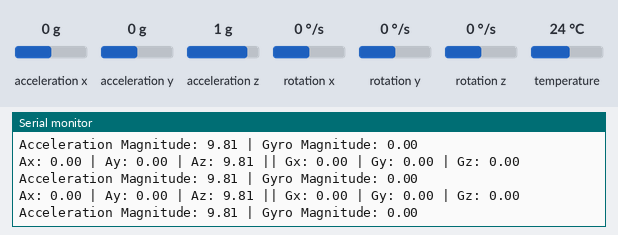
Bench run of a sketch on a simulated Arduino Uno, built with avr-gcc and run on an emulated ATmega328P. On the bench: the last lines printed to the serial monitor. Inputs (shaded band) come from the test bench; at power-on: rotation x 0 °/s, rotation y 0 °/s, acceleration x 0 g, acceleration y 0 g, acceleration z 1 g, rotation z 0 °/s, temperature 24 °C.

Above: at 5.9 s.
6.0 s: rotation x set to -192 °/s
At 6.04 s:
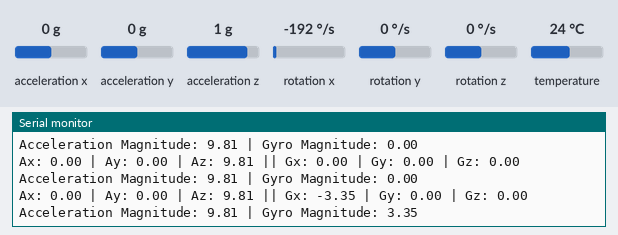
7.5 s: rotation y set to -2 °/s
At 7.52 s:
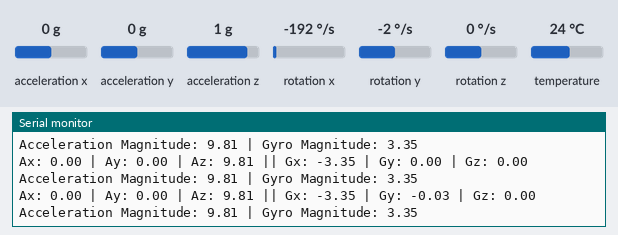

The sketch:

justFall.ino
```cpp
// #include <Wire.h>
// #include <Adafruit_MPU6050.h>
// #include <Adafruit_Sensor.h>

// // Create MPU6050 object
// Adafruit_MPU6050 mpu;

// // Fall detection variables
// bool trigger1 = false, trigger2 = false, trigger3 = false, fall = false;
// int trigger1count = 0, trigger2count = 0, trigger3count = 0;

// bool isFall() {
//     sensors_event_t a, g, temp;
//     mpu.getEvent(&a, &g, &temp);

//     float Amp = sqrt(a.acceleration.x * a.acceleration.x +
//                      a.acceleration.y * a.acceleration.y +
//                      a.acceleration.z * a.acceleration.z);
//     float gx = g.gyro.x;
//     float gy = g.gyro.y;
//     float gz = g.gyro.z;
//     float angleChange;

//     if (Amp <= 2 && !trigger2) {
//         trigger1 = true;
//         Serial.println("TRIGGER 1 ACTIVATED");
//     }

//     if (trigger1) {
//         trigger1count++;
//         if (Amp >= 12) {
//             trigger2 = true;
//             Serial.println("TRIGGER 2 ACTIVATED");
//             trigger1 = false;
//             trigger1count = 0;
//         }
//     }

//     if (trigger2) {
//         trigger2count++;
//         angleChange = sqrt(gx * gx + gy * gy + gz * gz);
//         Serial.println(angleChange);
//         if (angleChange >= 30 && angleChange <= 400) {
//             trigger3 = true;
//             trigger2 = false;
//             trigger2count = 0;
//             Serial.println("TRIGGER 3 ACTIVATED");
//         }
//     }

//     if (trigger3) {
//         trigger3count++;
//         if (trigger3count >= 10) {
//             angleChange = sqrt(gx * gx + gy * gy + gz * gz);
//             Serial.println(angleChange);
//             if (angleChange >= 0 && angleChange <= 10) {
//                 fall = true;
//                 trigger3 = false;
//                 trigger3count = 0;
//                 Serial.println("FALL DETECTED");
//                 return true;
//             } else {
//                 trigger3 = false;
//                 trigger3count = 0;
//                 Serial.println("TRIGGER 3 DEACTIVATED");
//             }
//         }
//     }
//     return false;
// }

// void setup() {
//     Serial.begin(115200);
//     while (!Serial);

//     // Initialize MPU6050
//     if (!mpu.begin()) {
//         Serial.println("Failed to find MPU6050 chip");
//         while (1) {
//             delay(10);
//         }
//     }

//     Serial.println("MPU6050 Found!");
//     mpu.setAccelerometerRange(MPU6050_RANGE_8_G);
//     mpu.setGyroRange(MPU6050_RANGE_500_DEG);
//     mpu.setFilterBandwidth(MPU6050_BAND_21_HZ);

//     delay(100);
// }

// void loop() {
//     if (isFall()) {
//         Serial.println("FALL ALERT: Fall detected!");
//         delay(5000); // Delay before next detection
//     }
//     delay(50); // Small delay to prevent excessive sensor polling
// }


// #include <Wire.h>
// #include <Adafruit_MPU6050.h>
// #include <Adafruit_Sensor.h>

// // Create MPU6050 object
// Adafruit_MPU6050 mpu;

// // Fall detection variables
// bool trigger1 = false, trigger2 = false, trigger3 = false, fall = false;
// int trigger1count = 0, trigger2count = 0, trigger3count = 0;

// bool isFall(float ax, float ay, float az, float gx, float gy, float gz) {
//     float Amp = sqrt(ax * ax + ay * ay + az * az);
//     float angleChange = sqrt(gx * gx + gy * gy + gz * gz);

//     if (Amp <= 2 && !trigger2) {
//         trigger1 = true;
//         Serial.println("TRIGGER 1 ACTIVATED");
//     }

//     if (trigger1) {
//         trigger1count++;
//         if (Amp >= 12) {
//             trigger2 = true;
//             Serial.println("TRIGGER 2 ACTIVATED");
//             trigger1 = false;
//             trigger1count = 0;
//         }
//     }

//     if (trigger2) {
//         trigger2count++;
//         Serial.println(angleChange);
//         if (angleChange >= 30 && angleChange <= 400) {
//             trigger3 = true;
//             trigger2 = false;
//             trigger2count = 0;
//             Serial.println("TRIGGER 3 ACTIVATED");
//         }
//     }

//     if (trigger3) {
//         trigger3count++;
//         if (trigger3count >= 10) {
//             angleChange = sqrt(gx * gx + gy * gy + gz * gz);
//             Serial.println(angleChange);
//             if (angleChange >= 0 && angleChange <= 10) {
//                 fall = true;
//                 trigger3 = false;
//                 trigger3count = 0;
//                 Serial.println("FALL DETECTED");
//                 return true;
//             } else {
//                 trigger3 = false;
//                 trigger3count = 0;
//                 Serial.println("TRIGGER 3 DEACTIVATED");
//             }
//         }
//     }
//     return false;
// }

// void setup() {
//     Serial.begin(115200);
//     while (!Serial);

//     // Initialize MPU6050
//     if (!mpu.begin()) {
//         Serial.println("Failed to find MPU6050 chip");
//         while (1) {
//             delay(10);
//         }
//     }

//     Serial.println("MPU6050 Found!");
//     mpu.setAccelerometerRange(MPU6050_RANGE_8_G);
//     mpu.setGyroRange(MPU6050_RANGE_500_DEG);
//     mpu.setFilterBandwidth(MPU6050_BAND_21_HZ);

//     delay(100);
// }

// void loop() {
//     // Read sensor values
//     sensors_event_t a, g, temp;
//     mpu.getEvent(&a, &g, &temp);

//     float ax = a.acceleration.x;
//     float ay = a.acceleration.y;
//     float az = a.acceleration.z;
//     float gx = g.gyro.x;
//     float gy = g.gyro.y;
//     float gz = g.gyro.z;

//     // Pass values to the function
//     if (isFall(ax, ay, az, gx, gy, gz)) {
//         Serial.println("FALL ALERT: Fall detected!");
//         delay(5000); // Delay before next detection
//     }
//     delay(50); // Small delay to prevent excessive sensor polling
// }


// #include <Wire.h>
// #include <Adafruit_MPU6050.h>
// #include <Adafruit_Sensor.h>

// Adafruit_MPU6050 mpu;

// void setup() {
//     Serial.begin(115200);
//     while (!Serial);

//     if (!mpu.begin()) {
//         Serial.println("Failed to find MPU6050 chip");
//         while (1) { delay(10); }
//     }

//     Serial.println("MPU6050 Initialized!");
//     mpu.setAccelerometerRange(MPU6050_RANGE_8_G);
//     mpu.setGyroRange(MPU6050_RANGE_500_DEG);
//     mpu.setFilterBandwidth(MPU6050_BAND_21_HZ);
//     delay(100);
// }

// bool detectFall() {
//     sensors_event_t a, g, temp;
//     mpu.getEvent(&a, &g, &temp);

//     // Calculate total acceleration magnitude
//     float acceleration = sqrt(a.acceleration.x * a.acceleration.x +
//                               a.acceleration.y * a.acceleration.y +
//                               a.acceleration.z * a.acceleration.z);

//     // Calculate total gyroscope movement
//     float gyro = sqrt(g.gyro.x * g.gyro.x + g.gyro.y * g.gyro.y + g.gyro.z * g.gyro.z);

//     Serial.print("Acc: "); Serial.print(acceleration);
//     Serial.print(" | Gyro: "); Serial.println(gyro);

//     // Check for Free Fall (low acceleration)
//     if (acceleration < 2) {
//         Serial.println("Free Fall Detected...");
//         delay(100); // Wait for impact
//         mpu.getEvent(&a, &g, &temp);
//         acceleration = sqrt(a.acceleration.x * a.acceleration.x +
//                             a.acceleration.y * a.acceleration.y +
//                             a.acceleration.z * a.acceleration.z);
//         if (acceleration > 12) { // Impact detected
//             Serial.println("Impact Detected...");
//             delay(500); // Wait to check for stability
//             mpu.getEvent(&a, &g, &temp);
//             gyro = sqrt(g.gyro.x * g.gyro.x + g.gyro.y * g.gyro.y + g.gyro.z * g.gyro.z);
//             if (gyro < 5) { // No movement after impact
//                 Serial.println("FALL DETECTED!");
//                 return true;
//             }
//         }
//     }
//     return false;
// }

// void loop() {
//     if (detectFall()) {
//         Serial.println("FALL ALERT! Person has fallen.");
//         Serial.println("ok to the next iteration"); // Delay before next detection
//     }
//     delay(50); // Small delay to prevent excessive sensor polling
// }


#include <Wire.h>
#include <Adafruit_MPU6050.h>
#include <Adafruit_Sensor.h>

// Create MPU6050 object
Adafruit_MPU6050 mpu;

// Fall detection variables
bool trigger1 = false, trigger2 = false, trigger3 = false, fall = false;
int trigger1count = 0, trigger2count = 0, trigger3count = 0;

bool isFall(float ax, float ay, float az, float gx, float gy, float gz) {
    float Amp = sqrt(ax * ax + ay * ay + az * az);
    float angleChange = sqrt(gx * gx + gy * gy + gz * gz);

    Serial.print("Acceleration Magnitude: ");
    Serial.print(Amp);
    Serial.print(" | Gyro Magnitude: ");
    Serial.println(angleChange);

    if (Amp <= 2 && !trigger2) {
        trigger1 = true;
        Serial.println("TRIGGER 1 ACTIVATED");
    }

    if (trigger1) {
        trigger1count++;
        if (Amp >= 12) {
            trigger2 = true;
            Serial.println("TRIGGER 2 ACTIVATED");
            trigger1 = false;
            trigger1count = 0;
        }
    }

    if (trigger2) {
        trigger2count++;
        Serial.print("Gyro Change: ");
        Serial.println(angleChange);
        if (angleChange >= 30 && angleChange <= 400) {
            trigger3 = true;
            trigger2 = false;
            trigger2count = 0;
            Serial.println("TRIGGER 3 ACTIVATED");
        }
    }

    if (trigger3) {
        trigger3count++;
        if (trigger3count >= 10) {
            angleChange = sqrt(gx * gx + gy * gy + gz * gz);
            Serial.print("Final Gyro Check: ");
            Serial.println(angleChange);
            if (angleChange >= 0 && angleChange <= 10) {
                fall = true;
                trigger3 = false;
                trigger3count = 0;
                Serial.println("FALL DETECTED!");
                return true;
            } else {
                trigger3 = false;
                trigger3count = 0;
                Serial.println("TRIGGER 3 DEACTIVATED");
            }
        }
    }
    return false;
}

void setup() {
    Serial.begin(115200);
    while (!Serial);

    // Initialize MPU6050
    if (!mpu.begin()) {
        Serial.println("Failed to find MPU6050 chip");
        while (1) {
            delay(10);
        }
    }

    Serial.println("MPU6050 Found!");
    mpu.setAccelerometerRange(MPU6050_RANGE_8_G);
    mpu.setGyroRange(MPU6050_RANGE_500_DEG);
    mpu.setFilterBandwidth(MPU6050_BAND_21_HZ);
    delay(100);
}

void loop() {
    // Read sensor values
    sensors_event_t a, g, temp;
    mpu.getEvent(&a, &g, &temp);

    float ax = a.acceleration.x;
    float ay = a.acceleration.y;
    float az = a.acceleration.z;
    float gx = g.gyro.x;
    float gy = g.gyro.y;
    float gz = g.gyro.z;

    // Print raw sensor data
    Serial.print("Ax: "); Serial.print(ax);
    Serial.print(" | Ay: "); Serial.print(ay);
    Serial.print(" | Az: "); Serial.print(az);
    Serial.print(" || Gx: "); Serial.print(gx);
    Serial.print(" | Gy: "); Serial.print(gy);
    Serial.print(" | Gz: "); Serial.println(gz);

    // Pass values to the function
    if (isFall(ax, ay, az, gx, gy, gz)) {
        Serial.println("FALL ALERT: Fall detected!");
        Serial.println("fall detected.........................................");
        Serial.println("/........................................................................");
        Serial.println("/........................................................................");
        Serial.println("/........................................................................");
        Serial.println("/........................................................................");
        Serial.println("/........................................................................");

    }
    delay(50); // Small delay to prevent excessive sensor polling
}
```

Measured:
- after the input at 6.0 s, the serial monitor: prints a new line at once (image 1)
- after the input at 7.5 s, the serial monitor: prints a new line at once (image 2)
